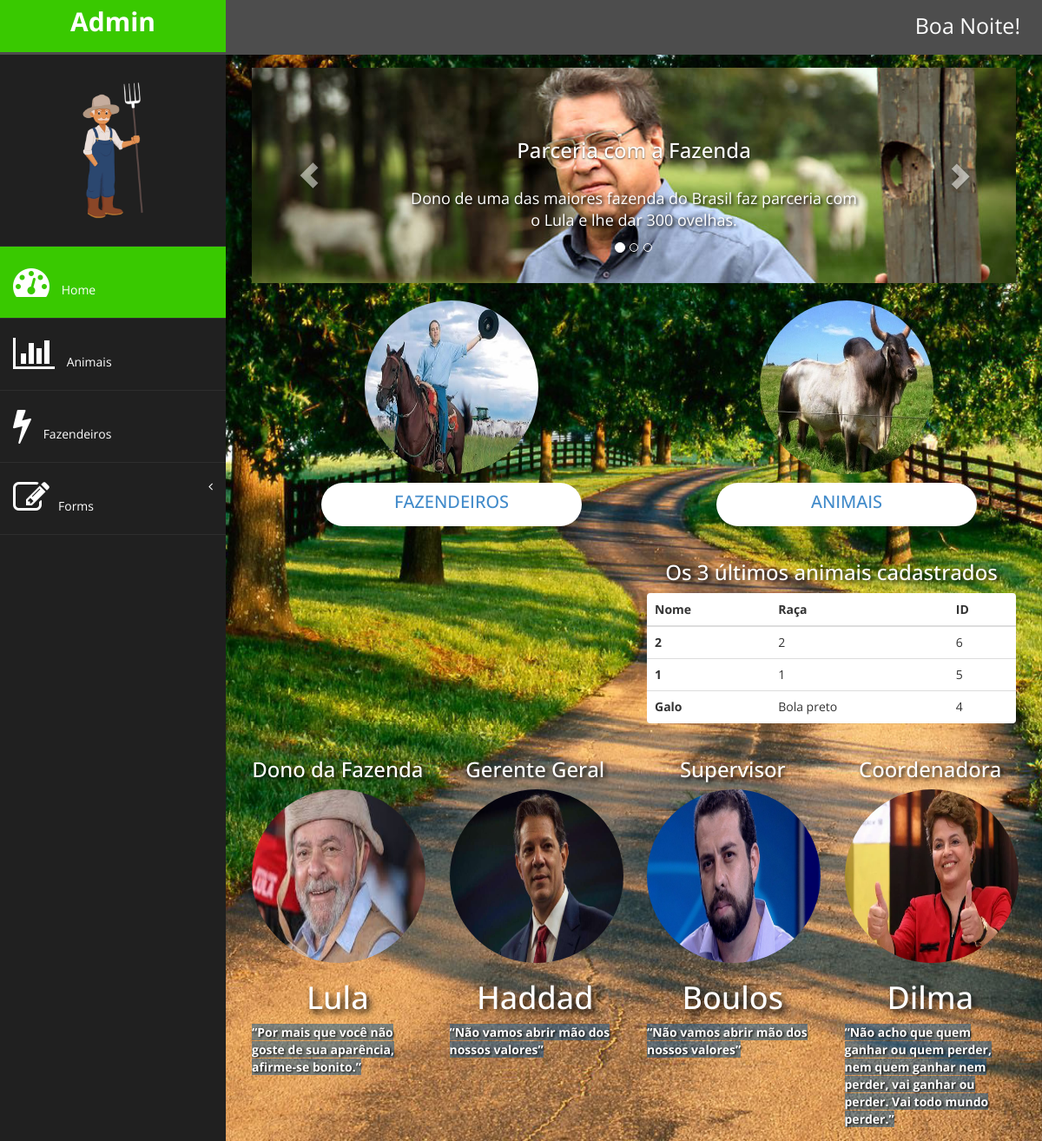
The page /gestao/ on the database as committed earlier.
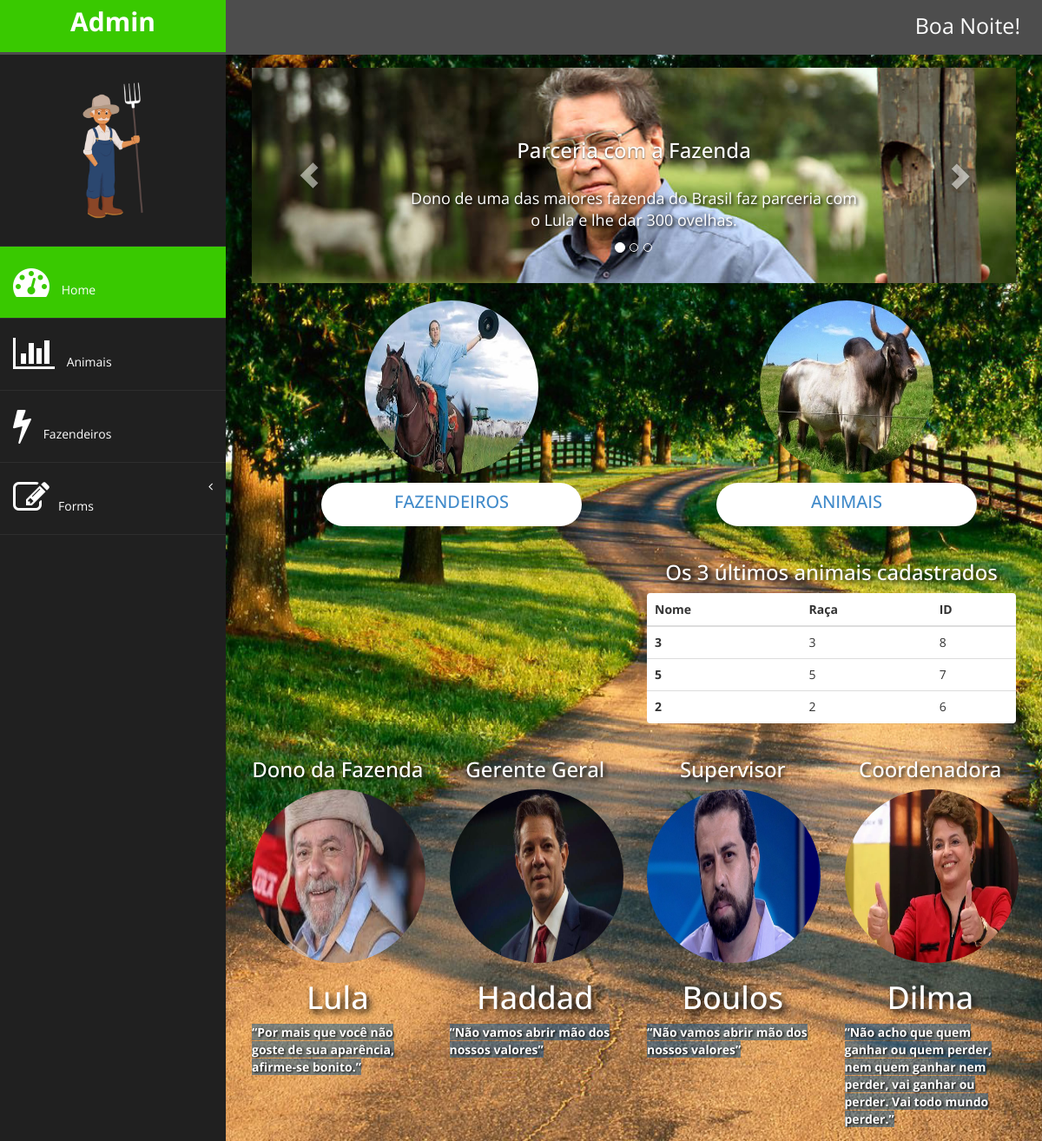
The same page on the database as committed later.
### gestao/models.py (models this page shows)
class Animal(models.Model):
      nome = models.CharField(max_length=20)
      sexo = models.CharField(max_length=1, choices=[('M','Macho'),('F','Fêmea')])
      raca = models.CharField(max_length=20, verbose_name='Raça')
      cientifico = models.CharField(max_length=20, verbose_name='Nome Científico')
      peso = models.DecimalField(max_digits=6, decimal_places=2)
      tamanho = models.DecimalField(max_digits=5,decimal_places=2)
      expectativa = models.IntegerField(verbose_name='Expectativa de Vida')
      tipo_criacao = models.CharField(max_length=10, choices=[('Abate','Abate'),('Reprodutor','Reprodutor')])

### gestao/views.py (the view)
# urls.py: 2. Add a URL to urlpatterns:  path('', views.home, name='home')
def home(request):
      lista = []
      animais = Animal.objects.all()
      for c in animais[::-1]:
            if len(lista) == 3:
                  break
            else:
                  lista.append(c)
      return render(request, 'home.html', {'lista':lista, 'animal':lista[0], 'turno':horario()})

### gestao/views.py (called while the page is built)
def horario():
      data_e_hora_atuais = datetime.today() - timedelta(hours=3)
      if data_e_hora_atuais.hour >= 6 and data_e_hora_atuais.hour < 12:
            return 'Bom Dia!'
      elif data_e_hora_atuais.hour >= 12 and data_e_hora_atuais.hour < 18:
            return 'Boa Tarde!'
      else:
            return 'Boa Noite!'

### gestao/templates/home.html (shortened to what this page needs)
{% extends 'base.html' %}
{% load static %}
{% block active-home %}
active-menu
{% endblock %}
{% block conteudo %}
<div class="row">
    <div class="col-md-12">
        <div id="myCarousel" class="carousel slide" data-ride="carousel">
            <ol class="carousel-indicators">
                <li data-target="#myCarousel" data-slide-to="0" class="active"></li>
                <li data-target="#myCarousel" data-slide-to="1"></li>
                <li data-target="#myCarousel" data-slide-to="2"></li>
            </ol>
            <div class="carousel-inner">
                <div class="item active">
                    <img src="{% static 'assets/img/asd3.jpg' %}" alt="Chania">
                    <div class="carousel-caption">
                        <h3>Parceria com a Fazenda</h3>
                        <p id="frase-carrousel">Dono de uma das maiores fazenda do Brasil faz parceria com o Lula e lhe
                            dar 300 ovelhas.</p>
                    </div>
                </div>
            </div>
            <a class="left carousel-control" href="#myCarousel" data-slide="prev">
                <span class="glyphicon glyphicon-chevron-left"></span>
            </a>
            <a class="right carousel-control" href="#myCarousel" data-slide="next">
                <span class="glyphicon glyphicon-chevron-right"></span>
            </a>
        </div>
    </div>
</div>
<div class="row">
    <div class="col-md-6">
        <img class="foto-fazendeiro" src="{% static 'assets/img/fazendeiro.jpg' %}" alt="">
        <div class="card-body panel">
            <h5 class="card-title"><a href="/gestao/fazendeiros">Fazendeiros</a></h5>
        </div>
    </div>
    <div class="col-md-6">
        <img class="foto-animal" src="{% static 'assets/img/boi.jpeg' %}" alt="">
        <div class="card-body panel">
            <h5 class="card-title"><a href="/gestao/animais">Animais</a></h5>
        </div>
        <div class="row">
            <div class="col-md-12">
                <table class="table panel">
                    <h3 class="lista_animais">Os 3 últimos animais cadastrados</h3>
                    <thead>
                        <tr>
                            <th>Nome</th>
                            <th>Raça</th>
                            <th>ID</th>
                        </tr>
                    </thead>
                    <tbody>
                        {% for c in lista %}
                        <tr>
                            <th>{{c.nome}}</th>
                            <td>{{c.raca}}</td>
                            <td>{{c.id}}</td>
                        </tr>
                        {% endfor %}
                    </tbody>
                </table>
            </div>
        </div>
    </div>
</div>
<div class="row">
    <div class="col-md-3">
        <h3 class="cargo">Dono da Fazenda</h3>
        <img src="{% static 'assets/img/lula.jpeg' %}" class="foto" alt="">
        <div class="nome-frase">
            <h1>Lula</h1>
            <label class="frase">“Por mais que você não goste de sua aparência, afirme-se bonito.”</label>
        </div>
    </div>
    <div class="col-md-3">
        <h3 class="cargo">Gerente Geral</h3>
        <img src="{% static 'assets/img/adm.jpg' %}" class="foto" alt="">
        <div class="nome-frase">
            <h1>Haddad</h1>
            <label class="frase">“Não vamos abrir mão dos nossos valores”</label>
        </div>
    </div>
    <div class="col-md-3">
        <h3 class="cargo">Supervisor</h3>
        <img src="{% static 'assets/img/supervisor.png' %}" class="foto" alt="">
        <div class="nome-frase">
            <h1>Boulos</h1>
            <label class="frase">“Não vamos abrir mão dos nossos valores”</label>
        </div>
    </div>
    <div class="col-md-3">
        <h3 class="cargo">Coordenadora</h3>
        <img src="{% static 'assets/img/coordenadora.jpg' %}" class="foto" alt="">
        <div class="nome-frase">
            <h1>Dilma</h1>
            <label class="frase">
                “Não acho que quem ganhar ou quem perder, nem quem ganhar nem perder, vai ganhar ou perder. Vai todo
                mundo perder.”
            </label>
        </div>
    </div>
</div>
{% endblock %}

### gestao/templates/base.html (shortened to what this page needs)
{% load static %}
<!DOCTYPE html>
<html xmlns="http://www.w3.org/1999/xhtml">
<head>
    <link href="{% static 'assets/css/bootstrap.css' %}" rel="stylesheet" />
    <link href="{% static 'assets/css/font-awesome.css' %}" rel="stylesheet" />
    <link href="{% static 'assets/js/morris/morris-0.4.3.min.css' %}" rel="stylesheet" />
    <link href="{% static 'assets/css/custom.css' %}" rel="stylesheet" />
    <link rel="stylesheet" href="{% static 'assets/css/style.css' %}">
</head>
<body>
    <div id="wrapper">
        <nav class="navbar navbar-default navbar-cls-top " role="navigation" style="margin-bottom: 0">
            <div class="navbar-header">
                <a class="navbar-brand" href="/gestao">Admin</a>
            </div>
            <div id="turno">{{turno}}</div>
        </nav>
        <nav class="navbar-default navbar-side" role="navigation">
            <div class="sidebar-collapse">
                <ul class="nav" id="main-menu">
                    <li class="text-center">
                        <img src="{% static 'assets/img/home.png' %}" class="user-image img-responsive" />
                    </li>
                    <li>
                        <a class="{% block active-home %} {% endblock %}" href="/gestao">
                            <i class="fa fa-dashboard fa-3x"></i> Home</a>
                    </li>
                    <li>
                        <a class="{% block active-animais %} {% endblock %}" href="/gestao/animais">
                            <i class="fa fa-bar-chart-o fa-3x"></i> Animais</a>
                    </li>
                    <li>
                        <a class="{% block active-fazendeiros %} {% endblock %}" href="/gestao/fazendeiros">
                            <i class="fa fa-bolt fa-3x"></i> Fazendeiros</a>
                    </li>
                    <li class="">
                        <a href="#" class="{% block active-form %} {% endblock %}"><i class="fa fa-edit fa-3x"></i>Forms<span class="fa arrow"></span></a>
                    </li>
                </ul>
            </div>
        </nav>
        <div id="page-wrapper">
            {% block conteudo %} {% endblock %}
        </div>
    </div>
</body>
</html>

### gestao/static/assets/css/custom.css (style rules this page uses)
body { font-family: 'Open Sans', sans-serif; }
#wrapper { width: 100%; background:#202020; }
#page-wrapper { padding: 15px 15px; min-height: 600px; background-image: url(../img/fazenda.jpg); background-attachment: fixed; background-repeat: no-repeat; background-size: cover; }
.text-center { text-align:center; }
p { font-size:16px; line-height:25px; padding-top:20px; }
.user-image { margin: 25px auto; -webkit-border-radius: 10px; -moz-border-radius: 10px; border-radius: 10px; max-height:170px; max-width:170px; }
.navbar-cls-top .navbar-brand { color: #fff; background: rgb(57, 201, 0); width: 260px; text-align: center; height: 60px; font-size: 30px; font-weight: 700; }
.active-menu { background-color:rgb(57, 201, 0)!important; }
.arrow { float: right; }
.fa.arrow:before { content: "\f104"; }
.sidebar-collapse , .sidebar-collapse .nav { background:none; }
.sidebar-collapse .nav { padding:0; }
.sidebar-collapse .nav > li > a { color:#fff; background:#202020; text-shadow:none; }
.sidebar-collapse > .nav > li > a { padding: 20px 15px; }
.sidebar-collapse > .nav > li { border-bottom: 1px solid rgba(107, 108, 109, 0.19); }
.navbar-side { border:none; background-color: #202020; }
.navbar-cls-top { background:#4D4D4D; border-bottom:none; }
.navbar-default { border:0px solid black; }
.navbar-header { background:rgb(57, 201, 0); }
.nav > li > a > i { margin-right:10px; }
@media (min-width:768px) { #page-wrapper { margin: 0 0 0 260px; padding: 15px 30px; min-height: 1200px; } }
@media (min-width:768px) { .navbar-side { z-index: 1; position: absolute; width: 260px; } }
@media (min-width:768px) { .navbar { border-radius: 0px; } }

### gestao/static/assets/css/style.css (style rules this page uses)
.card-body { margin-left: 80px; height: 50px; width: 300px; margin-top: 10px; text-align: center; border-radius: 100px; }
.card-title { font-size: 20px; color: white; text-transform: uppercase; }
.lista_animais { text-align: center; color: white; text-shadow: black 0.1em 0.1em 0.2em }
.foto { width: 200px; height: 200px; border-radius: 50%; }
.cargo { text-align: center; color: white; text-shadow: black 0.1em 0.1em 0.2em }
.nome-frase h1, label { text-align: center; color: white; text-shadow: black 0.1em 0.1em 0.2em; }
.frase { display: inline; background-color: rgba(3, 84, 151, 0.466); }
#turno { color: white; font-size: 25px; float: right; padding: 12px 25px 15px; }
#frase-carrousel { font-size: 18px; text-shadow: black 0.1em 0.1em 0.2em; }
.foto-fazendeiro, .foto-animal { margin-top: 20px; margin-left: 130px; width: 200px; height: 200px; border-radius: 50%; }

Rows that differ between the two databases and show on the page:
no longer on this page (row unchanged): Animal: nome "1", raca "1", id "5"
no longer on this page (row unchanged): Animal: nome "Galo", raca "Bola preto", id "4"
added Animal: nome "3", raca "3", id "8"
added Animal: nome "5", raca "5", id "7"
